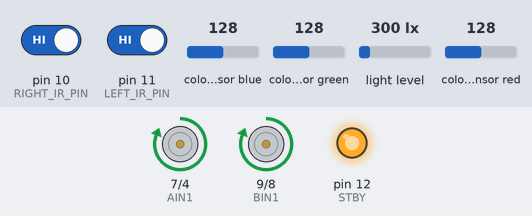
The sketch below on a simulated Arduino Uno, built with avr-gcc and run on an emulated ATmega328P. On the bench: motor-driver pin pairs drawn as motors (green arrow = first pin HIGH = forward, orange = second pin HIGH = backward, longer = more drive, scaled by the enable pin, stopped while the standby pin is LOW), output pins drawn as LEDs (lit = HIGH). Inputs (shaded band) come from the test bench; at power-on: pin 10 (RIGHT_IR_PIN) HIGH, pin 11 (LEFT_IR_PIN) HIGH, colour sensor blue 128, colour sensor green 128, light level 300 lx, colour sensor red 128. What the sketch prints to the serial monitor is not drawn.

Above: at 1.7 s.
1.8 s: pin 10 (RIGHT_IR_PIN) driven LOW
At 2.8 s:
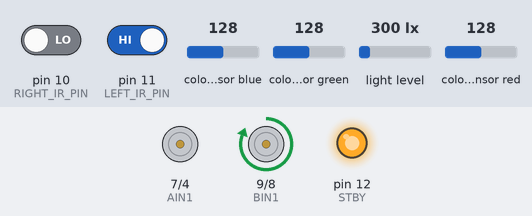
3.3 s: pin 10 (RIGHT_IR_PIN) driven HIGH
At 3.9 s:
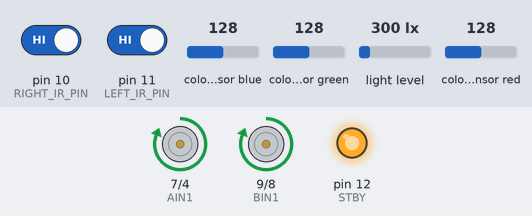
4.8 s: pin 11 (LEFT_IR_PIN) driven LOW
At 6.0 s:
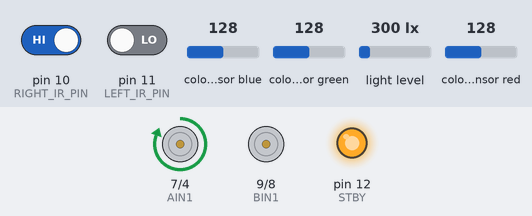
6.3 s: pin 11 (LEFT_IR_PIN) driven HIGH
At 7.4 s:
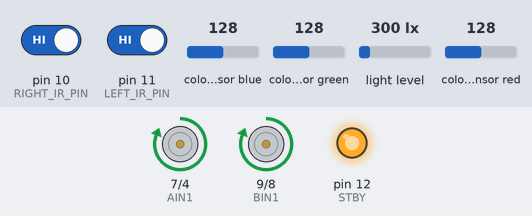
Timing chart, 0 to 8.8 s (numbered marks = the images above; inputs shaded):
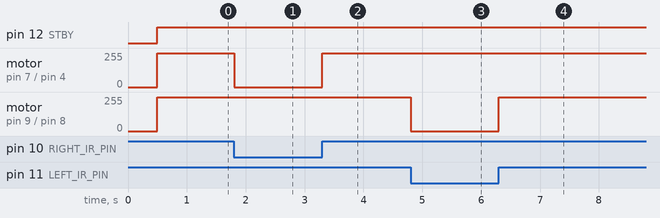

The sketch:

rt2017.ino
```cpp
#include "consts.h"
#include "color.h"
#include "line.h"
#include "hill.h"
#include "ring.h"

State transitionTable(State currentState) {
    switch (currentState) {
        case State::LINE: return rideOnLine(currentState);
        case State::HILL: return climbOnHill(currentState);
        case State::RING: return winTheFight(currentState);
        default: return State::FINAL;
    }
}

void setup() {
    Serial.begin(9600);

    pinMode(PWMA, OUTPUT);
    pinMode(AIN1, OUTPUT);
    pinMode(AIN2, OUTPUT);

    pinMode(PWMB, OUTPUT);
    pinMode(BIN1, OUTPUT);
    pinMode(BIN2, OUTPUT);

    pinMode(STBY, OUTPUT);

    apds.init();
    apds.enableLightSensor(false);
    delay(500);
}

auto currentState = State::LINE;
void loop() {
    currentState = transitionTable(currentState);
    Serial.println(int(getColor()));
}
```

color.h
```cpp
#pragma once

#include <Wire.h>
#include "SparkFun_APDS9960.h"
#include "consts.h"

SparkFun_APDS9960 apds = SparkFun_APDS9960();

inline int colorTree(int ambient, int red, int green, int blue) {
  if (ambient <= 1664.5) {
    if (red <= 344.5) {
      if (green <= 305.0) {
        if (red <= 166.0) {
          if (ambient <= 363.0) {
              return 0;
            } else {
              return 4;
            } // end else
          } else {
            return 5;
          } // end else
        } else {
          return 2;
        } // end else
      } else {
        return 3;
      } // end else
    } else {
      return 1;
    }// end else
}

inline Color getColor() {
    uint16_t ambient_light = 0;
    uint16_t red_light = 0;
    uint16_t green_light = 0;
    uint16_t blue_light = 0;

    apds.readAmbientLight(ambient_light);
    apds.readRedLight(red_light);
    apds.readGreenLight(green_light);
    apds.readBlueLight(blue_light);

    return Color(colorTree(ambient_light, red_light, green_light, blue_light));
}
```

consts.h
```cpp
#pragma once

//ИК датчики
#define LEFT_IR_PIN 11
#define RIGHT_IR_PIN 10

//Драйвер моторов
#define AIN1 7
#define AIN2 4
#define BIN1 9
#define BIN2 8
#define PWMA 3
#define PWMB 5

#define STBY 12
#define SERVO_PWM 6

#define SWAP_INT(A, B) \
    ((A) ^= (B)); \
    ((B) ^= (A)); \
    ((A) ^= (B));

enum class State {
    LINE,
    HILL,
    RING,
    FINAL,
};

enum class Color {
    BLACK = 1,
    WHITE = 0,
    GREEN = 2,
    YELLOW = 3,
    VIOLET = 4,
    RED = 5,
};
```

hill.h
```cpp
#pragma once
#include "consts.h"

State climbOnHill(State currentState);
```

hill.ino
```cpp
#include "hill.h"
#include "movements.h"

#define SPEED 255

State climbOnHill(State currentState) {
    moveLeftForward(SPEED);
    moveRightForward(SPEED);
    return State::HILL;
}
```

line.h
```cpp
#pragma once
#include "consts.h"

State rideOnLine(State currentState);
```

line.ino
```cpp
#include "line.h"
#include "movements.h"

//Фунции чтения ИК-датчиков линии
#define GET_LEFT_IR() digitalRead(LEFT_IR_PIN)
#define GET_RIGHT_IR() digitalRead(RIGHT_IR_PIN)

#define SPEED_HIGH 255
#define SPEED_MID 100
#define SPEED_ZERO 0

State rideOnLine(State currentState) {
    int IR_R = GET_RIGHT_IR();
    int IR_L = GET_LEFT_IR();

    // если правый видит черное
    if (IR_L == 0 && IR_R == 1) {
        moveLeftForward(SPEED_ZERO);
        moveRightForward(SPEED_HIGH);
    }
    // если левый видит черное
    else if (IR_L == 1 && IR_R == 0) {
        moveLeftForward(SPEED_HIGH);
        moveRightForward(SPEED_ZERO);
    }

    // если оба видят белое
    else if (IR_L == 0 && IR_R == 0) {
        moveLeftForward(SPEED_HIGH);
        moveRightForward(SPEED_HIGH);
    }

    else if (IR_L == 1 && IR_R == 1) {
        moveLeftForward(SPEED_HIGH);
        moveRightForward(SPEED_HIGH);
    }

    return State::LINE;
}
```

movements.h
```cpp
#pragma once

#define FORWARD_MOVE HIGH, LOW
#define BACKWARDS_MOVE LOW, HIGH

// moving abstractions
inline void setUpWheel(int pin1, int pin2, int dir1, int dir2) {
    digitalWrite(STBY, HIGH);
    digitalWrite(pin1, dir1);
    digitalWrite(pin2, dir2);
}

inline void moveRightForward(int speed) {
    setUpWheel(AIN1, AIN2, FORWARD_MOVE);
    analogWrite(PWMA, speed);
}

inline void moveRightBackwards(int speed) {
    setUpWheel(AIN1, AIN2, BACKWARDS_MOVE);
    analogWrite(PWMA, speed);
}

inline void moveLeftForward(int speed) {
    setUpWheel(BIN1, BIN2, FORWARD_MOVE);
    analogWrite(PWMB, speed);
}

inline void moveLeftBackwards(int speed) {
    setUpWheel(BIN1, BIN2, BACKWARDS_MOVE);
    analogWrite(PWMB, speed);
}
```

ring.h
```cpp
#pragma once
#include "consts.h"

State winTheFight(State currentState);
```

ring.ino
```cpp
#include "ring.h"

State winTheFight(State currentState) {
    return State::RING;
}
```

Measured:
- after the input at 1.8 s, motor on pin 7 (AIN1) / pin 4 (AIN2): forward 255/255 → stopped at once
- after the input at 3.3 s, motor on pin 7 (AIN1) / pin 4 (AIN2): stopped → forward 255/255 at once
- after the input at 4.8 s, motor on pin 9 (BIN1) / pin 8 (BIN2): forward 255/255 → stopped at once
- after the input at 6.3 s, motor on pin 9 (BIN1) / pin 8 (BIN2): stopped → forward 255/255 at once
